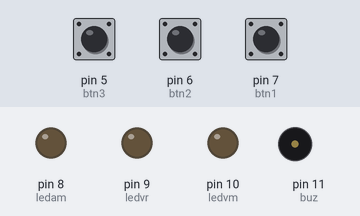
Simulated run of this sketch. Board: Arduino Uno, built with avr-gcc and run on an emulated ATmega328P. Parts: output pins drawn as LEDs (lit = HIGH), buzzer (waves = sounding). The test bench sets the inputs (shaded band); at power-on: pin 7 (btn1) LOW, pin 5 (btn3) LOW, pin 6 (btn2) LOW.

Above: at 1.2 s.
1.3 s: pin 7 (btn1) pulled HIGH for 0.15 s
At 1.37 s:
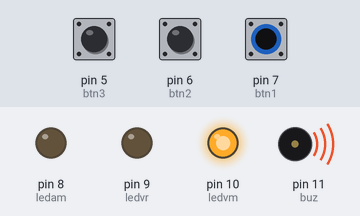
2.9 s: pin 7 (btn1) pulled HIGH for 3.2 s
At 6.9 s:
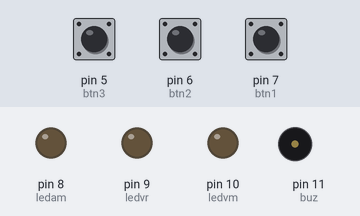
Timing chart, 0 to 8.4 s (numbered marks = the images above; inputs shaded):
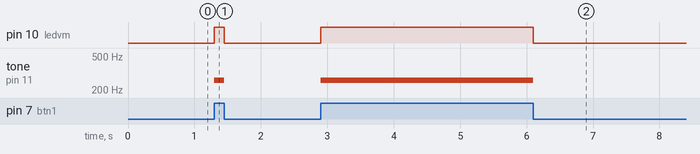

Measured:
- after the input at 1.3 s, pin 10 (ledvm): LOW → HIGH at once, → LOW 0.15 s later; tone on pin 11 (buz): silent → 261 Hz at once, → silent 0.15 s later
- after the input at 2.9 s, pin 10 (ledvm): LOW → HIGH at once, → LOW 3.2 s later; tone on pin 11 (buz): silent → 261 Hz at once, → silent 3.2 s later

The sketch:

piano2.ino
```cpp
const int buz = 11;
const int ledvm = 10;
const int ledvr = 9;
const int ledam = 8;
const int btn1 = 7;
const int btn2 = 6;
const int btn3 = 5;

const int c = 261; // Dó
const int d = 293; // Ré
const int e = 329; // Mi
const int f = 349; // Fá
const int g = 391; // Sol
const int a = 440; // Lá
const int b = 493; // Si

void setup() {
  // put your setup code here, to run once:
  pinMode(buz, OUTPUT);
  pinMode(ledvm, OUTPUT);
  pinMode(ledvr, OUTPUT);
  pinMode(ledam, OUTPUT);
  pinMode(btn1, INPUT);
  pinMode(btn2, INPUT);
  pinMode(btn3, INPUT);

}

void loop() {
  // put your main code here, to run repeatedly:

  bool estado_btn1 = digitalRead(btn1); //status do botão 1
  bool stbtn2 = digitalRead(btn2); //status do botão 2
  bool stbtn3 = digitalRead(btn3); //status do botão 3

  if (estado_btn1 == HIGH){
    tone(buz, c);
    digitalWrite(ledvm, HIGH);
    digitalWrite(ledvr, LOW);
    digitalWrite(ledam, LOW);
  } else {
    noTone(buz);
    digitalWrite(ledvm, LOW);
    digitalWrite(ledvr, LOW);
    digitalWrite(ledam, LOW);
  }


}
```
